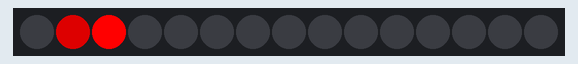
The program below on a simulated Raspberry Pi Pico running MicroPython. Parts: 15 RGB LEDs in strip order, left to right.

Above: at 0.15 s.
At 5.03 s:
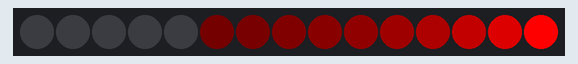
At 10.06 s:
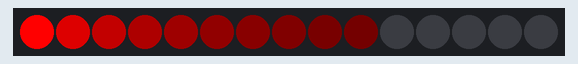
At 19.97 s:
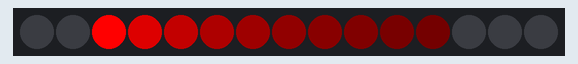
At 29.73 s:
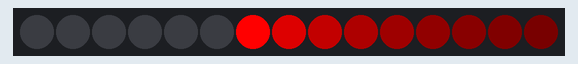
At 39.93 s:
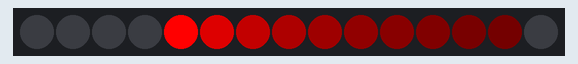

The program:

KITT.py
```python
# Imports
import time
from machine import Pin
from neopixel import NeoPixel

# Define the strip pin number (28) and number of LEDs (15)
strip = NeoPixel(Pin(28), 15)

# Colour variable
red = 255,0,0

lightPos = 0
lightDir = 1
pressed = 0

while True: # Run forever

    time.sleep(0.07) # Delay

    for i in range(15):
        RGB = list(strip[i])  # We need to adjust existing values so have to convert the current NeoPixel colour to a list
        if RGB[0] != 0:
            RGB[0] = int(RGB[0]/1.7) # Fade the red value by a factor of 1.7, larger values shorten the trail
        strip[i] = tuple(RGB) # Convert the list back to a tuple for the NeoPixel functions

    lightPos = lightPos + lightDir    # Adjust the position of the light along the strip
    if lightPos == 14 or lightPos == 0:  # If it's reached either end of the strip
        lightDir = lightDir * -1  # change it's direction

    # Set the NeoPixel at the lightPos position to the current list index colour
    strip[lightPos] = (red)

    # Write the data to the LED strip
    strip.write()
```
